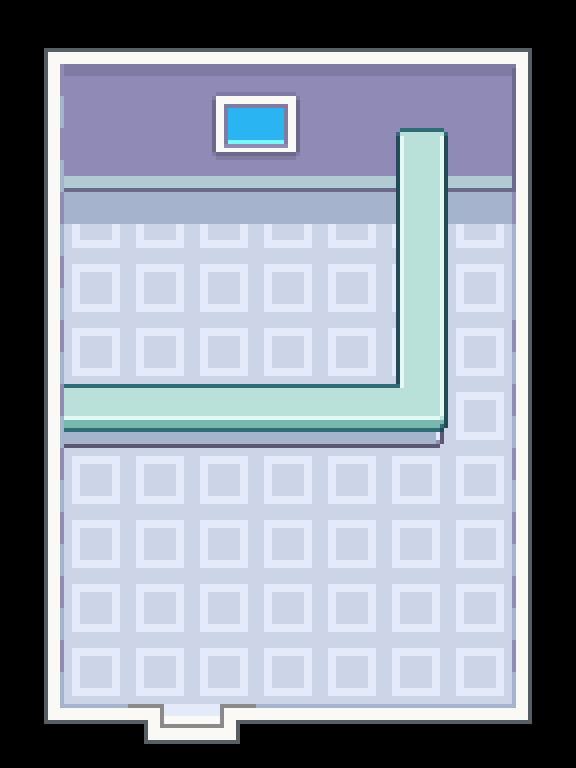

The image is a tile-based game level rendered from a .tmx file. Its description and complete source (layers, tilesets, objects, tile grids) follow:
An orthogonal 9x12 tile map with 64x64 px tiles, 3 tile layers (Terrain, Terrain Top, Water), 3 tilesets and 2 objects (Player).

<map version="1.10" tiledversion="1.10.1" orientation="orthogonal" renderorder="right-down" width="9" height="12" tilewidth="64" tileheight="64" infinite="0" nextlayerid="11" nextobjectid="12">
 <tileset firstgid="1" source="../tilesets/world.tsx" />
 <tileset firstgid="211" source="../tilesets/objects.tsx" />
 <tileset firstgid="236" source="../tilesets/indoor.tsx" />
 <layer id="1" name="Terrain" width="9" height="12">
  <data encoding="csv">
241,242,242,242,242,242,242,242,243,
271,252,252,264,265,252,252,252,253,
271,262,262,274,275,262,262,262,263,
271,272,272,272,272,272,272,272,273,
271,282,282,282,282,282,282,282,283,
271,282,282,282,282,282,282,282,273,
271,282,282,282,282,282,282,282,273,
271,282,282,282,282,282,282,282,273,
271,282,282,282,282,282,282,282,273,
271,282,282,282,282,282,282,282,273,
271,282,282,282,282,282,282,282,273,
291,292,254,255,292,292,292,292,293
</data>
 </layer>
 <layer id="10" name="Terrain Top" width="9" height="12">
  <data encoding="csv">
0,0,0,0,0,0,0,0,0,
0,0,0,0,0,0,0,0,0,
0,0,0,0,0,0,301,0,0,
0,0,0,0,0,0,311,0,0,
0,0,0,0,0,0,311,0,0,
0,0,0,0,0,0,311,0,0,
0,320,320,320,320,320,321,0,0,
0,0,0,0,0,0,0,0,0,
0,0,0,0,0,0,0,0,0,
0,0,0,0,0,0,0,0,0,
0,0,0,0,0,0,0,0,0,
0,0,0,0,0,0,0,0,0
</data>
 </layer>
 <objectgroup id="2" name="Entities">
  <object id="1" name="Player" x="193.333" y="620">
   <properties>
    <property name="direction" value="right" />
    <property name="pos" value="world" />
   </properties>
   <point />
  </object>
 </objectgroup>
 <objectgroup id="6" name="Coast" />
 <objectgroup id="7" name="Water" />
 <objectgroup id="8" name="Monsters" />
 <objectgroup id="9" name="Collisions" />
 <objectgroup id="3" name="Objects" />
 <objectgroup id="5" name="Transition">
  <object id="8" x="161.333" y="690.666" width="60" height="16">
   <properties>
    <property name="pos" value="house" />
    <property name="target" value="world" />
   </properties>
  </object>
 </objectgroup>
 <layer id="4" name="Water" width="9" height="12">
  <data encoding="csv">
0,0,0,0,0,0,0,0,0,
0,0,0,0,0,0,0,0,0,
0,0,0,0,0,0,0,0,0,
0,0,0,0,0,0,0,0,0,
0,0,0,0,0,0,0,0,0,
0,0,0,0,0,0,0,0,0,
0,0,0,0,0,0,0,0,0,
0,0,0,0,0,0,0,0,0,
0,0,0,0,0,0,0,0,0,
0,0,0,0,0,0,0,0,0,
0,0,0,0,0,0,0,0,0,
0,0,0,0,0,0,0,0,0
</data>
 </layer>
</map>